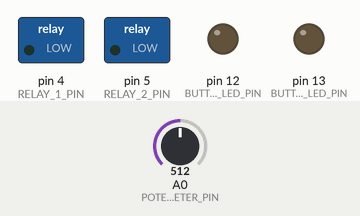
The sketch below on a simulated Arduino Uno, built with avr-gcc and run on an emulated ATmega328P. On the bench: switched loads named in the sketch (green lamp = pin HIGH), output pins drawn as LEDs (lit = HIGH). Dashed ring = blinking. The inputs (shaded band) are chosen by the test bench; at power-on: A0 (POTENTIOMETER_PIN) = 512. What the sketch prints to the serial monitor is not drawn.

Above: at 3.9 s.
4.0 s: A0 (POTENTIOMETER_PIN) set to 122
At 6.46 s:
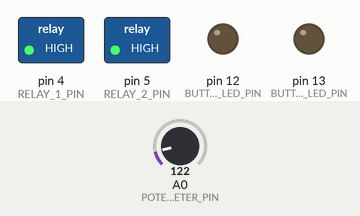
11.9 s: A0 (POTENTIOMETER_PIN) set to 306
At 12.9 s:
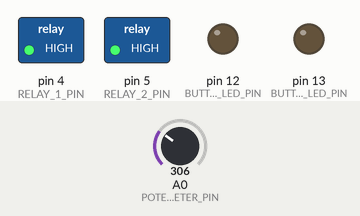
Timing chart, 0 to 19.2 s (numbered marks = the images above; inputs shaded):
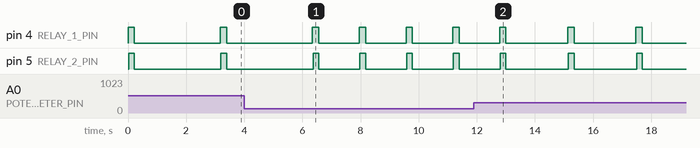

The sketch:

synced_kodak_slide_projector_loop2.ino
```cpp
// (licence header left out)
// スライドする時間間隔(デフォルトは1000ms)
float delay_ms = 1000;

// 入出力ピンの番号設定
const int BUTTON_1_PIN = 2;
const int BUTTON_2_PIN = 3;
const int RELAY_1_PIN = 4;
const int RELAY_2_PIN = 5;
const int BUTTON_1_STATUS_LED_PIN = 12;
const int BUTTON_2_STATUS_LED_PIN = 13;
const int POTENTIOMETER_PIN = A0;

// 最小スライド時間間隔(900ms)
const int MIN_DELAY = 900;
// 最大スライド時間間隔(5000ms)
const int MAX_DELAY = 5000;

// 連続してスライドさせる数
const int NUM_GROUP_SLIDE = 10;
// 小休止する時間(ミリ秒)
const int WAIT_MS = 5000;

//unsigned long timestamp = 0;
// スライド数のカウンタ
unsigned long counter = 0;

//
// ピンモードの設定、割り込みピンの設定、シリアルポートの初期化
//
void setup()
{
  pinMode(BUTTON_1_STATUS_LED_PIN, OUTPUT);
  pinMode(BUTTON_2_STATUS_LED_PIN, OUTPUT);

  pinMode(RELAY_1_PIN, OUTPUT);
  pinMode(RELAY_2_PIN, OUTPUT);

  pinMode(POTENTIOMETER_PIN, INPUT);

  pinMode(BUTTON_1_PIN, INPUT_PULLUP);
  pinMode(BUTTON_2_PIN, INPUT_PULLUP);

  //timestamp = millis();
  counter = 0;

  Serial.begin(9600);
}

//
// ループ関数
//
void loop()
{
  // 可変抵抗の値を読み取る
  int a0_raw = analogRead(POTENTIOMETER_PIN);

  // 読み取った可変抵抗の値を、MIN_DELAYからMAX_DELAYの数値の間にスケーリングし直す
  delay_ms = map(a0_raw, 0, 1023, MIN_DELAY, MAX_DELAY);

  // デバッグ用
  Serial.print("delay(ms)=");
  Serial.print(delay_ms);

  if(counter == NUM_GROUP_SLIDE - 1)
  {
    counter = 0;
    delay(WAIT_MS);
  }

  // スライドプロジェクタAを先にスライドさせる信号を送る
  PORTD |= B00010000;
  delay(20);

  // スライドプロジェクタBをスライドさせる信号を送る
  PORTD |= B00100000;

  // AとB同時にスライドさせる信号を送る
  //PORTD |= B00110000;

  // リレー信号を200ms保持する
  delay(200);

  // AとBのスライドプロジェクタのスライドを止める
  PORTD &= B11001111;

  // 可変抵抗で読み取った時間間隔分停止を保持する
  delay(delay_ms);

  counter++;
}
```

Measured:
- after the input at 4.0 s, pin 4 (RELAY_1_PIN): alternates HIGH for 0.22 s and LOW for 1.4 s, starting after 4.0 s; pin 5 (RELAY_2_PIN): alternates HIGH for 0.20 s and LOW for 1.4 s, starting after 4.0 s
- after the input at 11.9 s, pin 4 (RELAY_1_PIN): alternates HIGH for 0.22 s and LOW for 2.1 s, 4 changes in all, then stays LOW, starting after 3.2 s; pin 5 (RELAY_2_PIN): alternates HIGH for 0.20 s and LOW for 2.1 s, 4 changes in all, then stays LOW, starting after 3.2 s
- by itself, pin 4 (RELAY_1_PIN): alternates HIGH for 0.22 s and LOW for 3.0 s
- by itself, pin 5 (RELAY_2_PIN): alternates HIGH for 0.20 s and LOW for 3.0 s
